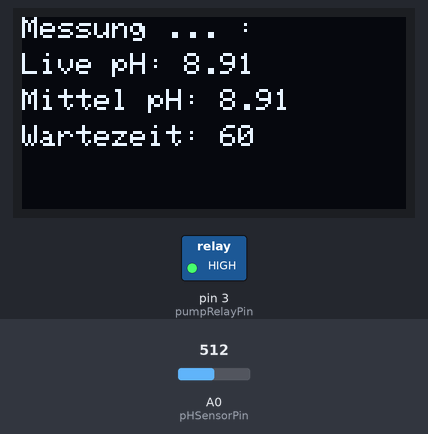
A sketch run on a simulated Arduino Uno, built with avr-gcc and run on an emulated ATmega328P. Shown: 128×64 one-colour display, switched loads named in the sketch (green lamp = pin HIGH). Inputs (shaded band) come from the test bench; at power-on: A0 (pHSensorPin) = 512.

Above: at 2.1 s.
At 3.2 s:
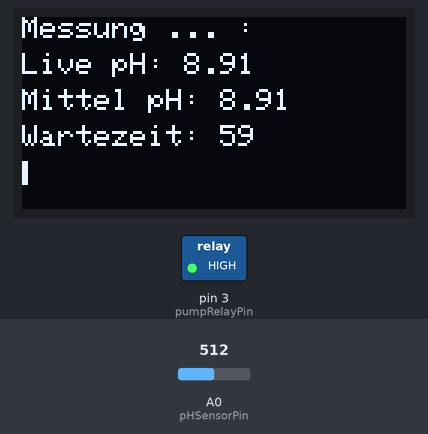
3.3 s: A0 (pHSensorPin) set to 716
At 4.8 s:
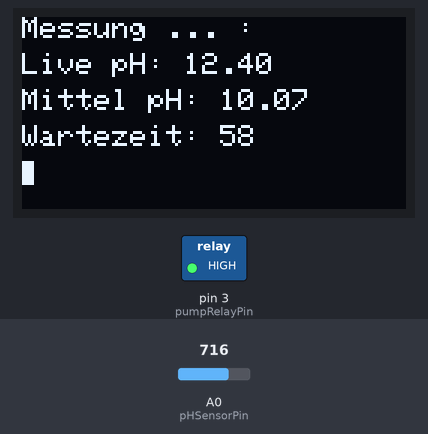
6.6 s: A0 (pHSensorPin) set to 900
At 8.0 s:
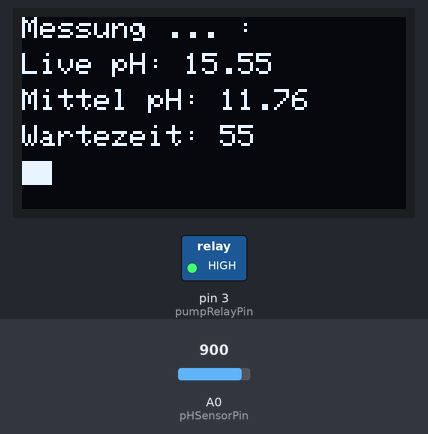
9.7 s: A0 (pHSensorPin) set to 1023
At 10.7 s:
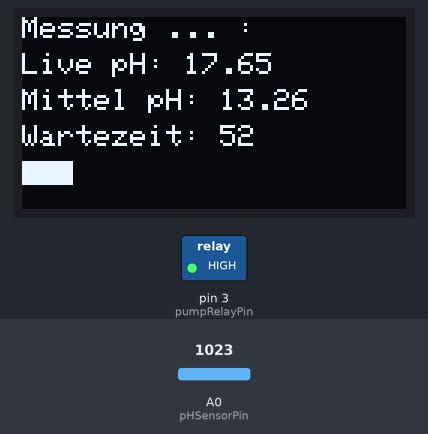
Timing chart, 0 to 12.7 s (numbered marks = the images above; inputs shaded):
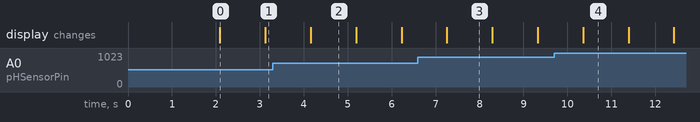

Measured:
- what the display in image 0 shows lasts 1.0 s, from 2.1 s to 3.1 s

The sketch:

PH-Grow-Pump2.0.ino
```cpp
#include <Wire.h>
#include <Adafruit_GFX.h>
#include <Adafruit_SSD1306.h>

// Display-Konfiguration
#define SCREEN_WIDTH 128
#define SCREEN_HEIGHT 64
#define OLED_RESET -1 // Reset-Pin (nicht genutzt)
Adafruit_SSD1306 display(SCREEN_WIDTH, SCREEN_HEIGHT, &Wire, OLED_RESET);

// Pins definieren
const int pHSensorPin = A0; // pH-Sensor an Analog-Pin A0
const int pumpRelayPin = 3; // Relais an Digital-Pin D3

// Variablen für pH-Wert
float voltage;
float pHValue;
float calSlope = 3.5; // Kalibrierter Steigungsfaktor
float calOffset = 0.15; // Kalibrierter Offsetwert angepasst
float pHSum = 0; // Summe für Mittelwert
int pHCount = 0; // Anzahl der Messungen

// Schwellenwert
const float maxPH = 6.5;

void setup() {
  Serial.begin(9600); // Serielle Kommunikation starten
  pinMode(pumpRelayPin, OUTPUT); // Relais-Pin als Ausgang definieren
  digitalWrite(pumpRelayPin, HIGH); // Relais standardmäßig ausschalten

  // Display initialisieren
  if (!display.begin(SSD1306_SWITCHCAPVCC, 0x3C)) { // Adresse 0x3C für die meisten OLED-Displays
    Serial.println("Display konnte nicht initialisiert werden!");
    for (;;);
  }
  display.clearDisplay();
  display.setTextSize(1);
  display.setTextColor(SSD1306_WHITE);
  display.setCursor(0, 0);
  display.println("pH-System Start");
  display.display();
  delay(2000);
}

void loop() {
  pHSum = 0;
  pHCount = 0;

  // Sanduhr-Animation mit Messungen während der Wartezeit
  for (int i = 0; i < 60; i++) { // 60-Sekunden-Wartezeit mit Animation und Messungen
    // pH-Sensor-Wert lesen
    int sensorValue = analogRead(pHSensorPin);
    voltage = sensorValue * (5.0 / 1023.0); // Spannung berechnen (Arduino 5V und 10-Bit ADC)
    float currentPH = calSlope * voltage + calOffset; // Aktuellen pH-Wert berechnen

    pHSum += currentPH; // pH-Wert zur Summe hinzufügen
    pHCount++; // Zähler erhöhen

    // Anzeige aktualisieren
    float averagePH = pHSum / pHCount; // Aktuellen Mittelwert berechnen
    display.clearDisplay();
    display.setTextSize(1);
    display.setCursor(0, 0);
    display.println("Messung ... :");

    display.setTextSize(1);
    display.setCursor(0, 12);
    display.print("Live pH: ");
    display.print(currentPH, 2); // Aktuellen pH-Wert anzeigen

    display.setCursor(0, 24);
    display.print("Mittel pH: ");
    display.print(averagePH, 2); // Mittelwert anzeigen

    // Countdown anzeigen
    display.setCursor(0, 36);
    display.print("Wartezeit: ");
    display.print(60 - i); // Sekunden verbleibend

    // Fortschrittsbalken
    int progressWidth = map(i, 0, 59, 0, 128); // Fortschritt über 1 Minute gleichmäßig verteilen
    display.fillRect(0, 48, progressWidth, 8, SSD1306_WHITE); // Fortschrittsbalken unten

    display.display();
    delay(1000);
  }

  // Mittelwert berechnen
  float averagePH = pHSum / pHCount;

  // Ausgabe des Mittelwerts
  Serial.print("Mittelwert pH-Wert: ");
  Serial.println(averagePH);

  display.clearDisplay();
  display.setTextSize(1);
  display.setCursor(0, 0);
  display.println("Mittelwert pH:");
  display.setTextSize(2);
  display.setCursor(0, 20);
  display.print(averagePH, 2); // Mittelwert anzeigen

  // Überprüfen, ob pH-Wert über dem Schwellenwert liegt
  if (averagePH > maxPH) {
    Serial.println("pH zu hoch, Pumpe aktiviert!");
    display.setTextSize(1);
    display.setCursor(0, 50);
    display.println("Pumpe aktiviert!");
    display.display();
    digitalWrite(pumpRelayPin, LOW); // Pumpe einschalten
    delay(1000); // 1 Sekunde Pumpen
    digitalWrite(pumpRelayPin, HIGH); // Pumpe ausschalten
  } else {
    display.setTextSize(1);
    display.setCursor(0, 50);
    display.println("Alles OK");
    display.display();
  }

  delay(5000); // 5 Sekunden Pause bis zum nächsten Durchlauf
}
```
